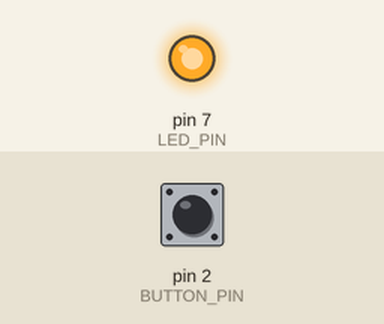
This sketch was run on a simulated Arduino Uno, built with avr-gcc and run on an emulated ATmega328P. Parts: output pins drawn as LEDs (lit = HIGH). Inputs (shaded band) come from the test bench; at power-on: pin 2 (BUTTON_PIN) HIGH.

Above: at 2.8 s.
2.9 s: pin 2 (BUTTON_PIN) pulled LOW for 1.2 s
At 3.8 s:
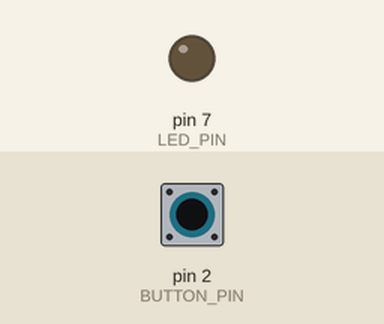
6.5 s: pin 2 (BUTTON_PIN) pulled LOW for 3.2 s
At 10.3 s:
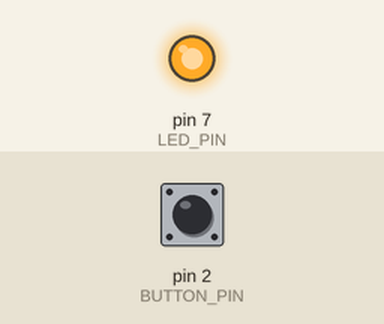
Timing chart, 0 to 11.8 s (numbered marks = the images above; inputs shaded):
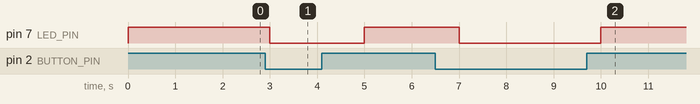

Measured:
- after the input at 2.9 s, pin 7 (LED_PIN): HIGH → LOW after 0.10 s, → HIGH 2.0 s later
- after the input at 6.5 s, pin 7 (LED_PIN): HIGH → LOW after 0.50 s, → HIGH 3.0 s later

The sketch:

Switch_check.ino
```cpp
#define LED_PIN 7
#define BUTTON_PIN 2


int toggleState = 0;


void setup()
{
  pinMode(LED_PIN, OUTPUT);
  pinMode(BUTTON_PIN, INPUT);
}

void loop()
{
  if(digitalRead(BUTTON_PIN)==toggleState)
  {
  digitalWrite(LED_PIN,LOW);
  delay(1000);
  }
  else
  {
      digitalWrite(LED_PIN,HIGH);
  delay(1000);
  }
}
```
